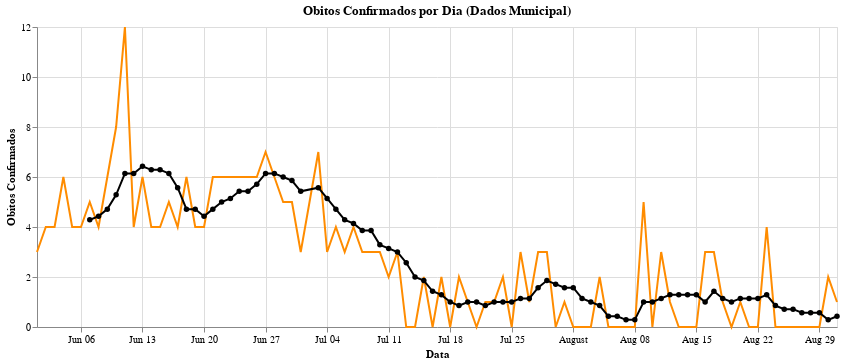

The notebook cell saved with this chart:
### Code cell
graph_dm_omm = graph_dm_obitosPorDia + graph_dm_obitosMedMovel
graph_dm_omm

### Figure 1 — Vega-Lite specification as saved in the notebook (floating-point values rounded to 4 significant figures)
{"config": {"view": {"continuousWidth": 400, "continuousHeight": 300}}, "layer": [{"mark": "line", "encoding": {"color": {"value": "darkorange"}, "x": {"type": "temporal", "field": "data", "title": "Data"}, "y": {"type": "quantitative", "field": "obitos_confirmados", "title": "Obitos Confirmados"}}, "title": "Obitos Confirmados por Dia (Dados Municipal)", "width": 800}, {"mark": {"type": "line", "point": true}, "encoding": {"color": {"value": "black"}, "x": {"type": "temporal", "field": "data", "title": "Data"}, "y": {"type": "quantitative", "field": "media_movel", "title": "Obitos Confirmados"}}}], "data": {"name": "data-86e69fd79068368654854438faa44432"}, "$schema": "https://vega.github.io/schema/vega-lite/v4.8.1.json", "datasets": {"data-86e69fd79068368654854438faa44432": [{"data": "2021-06-01", "obitos_confirmados": 3, "media_movel": null}, {"data": "2021-06-02", "obitos_confirmados": 4, "media_movel": null}, {"data": "2021-06-03", "obitos_confirmados": 4, "media_movel": null}, {"data": "2021-06-04", "obitos_confirmados": 6, "media_movel": null}, {"data": "2021-06-05", "obitos_confirmados": 4, "media_movel": null}, {"data": "2021-06-06", "obitos_confirmados": 4, "media_movel": null}, {"data": "2021-06-07", "obitos_confirmados": 5, "media_movel": 4.286}, {"data": "2021-06-08", "obitos_confirmados": 4, "media_movel": 4.429}, {"data": "2021-06-09", "obitos_confirmados": 6, "media_movel": 4.714}, {"data": "2021-06-10", "obitos_confirmados": 8, "media_movel": 5.286}, {"data": "2021-06-11", "obitos_confirmados": 12, "media_movel": 6.143}, {"data": "2021-06-12", "obitos_confirmados": 4, "media_movel": 6.143}, {"data": "2021-06-13", "obitos_confirmados": 6, "media_movel": 6.429}, {"data": "2021-06-14", "obitos_confirmados": 4, "media_movel": 6.286}, {"data": "2021-06-15", "obitos_confirmados": 4, "media_movel": 6.286}, {"data": "2021-06-16", "obitos_confirmados": 5, "media_movel": 6.143}, {"data": "2021-06-17", "obitos_confirmados": 4, "media_movel": 5.571}, {"data": "2021-06-18", "obitos_confirmados": 6, "media_movel": 4.714}, {"data": "2021-06-19", "obitos_confirmados": 4, "media_movel": 4.714}, {"data": "2021-06-20", "obitos_confirmados": 4, "media_movel": 4.429}, {"data": "2021-06-21", "obitos_confirmados": 6, "media_movel": 4.714}, {"data": "2021-06-22", "obitos_confirmados": 6, "media_movel": 5.0}, {"data": "2021-06-23", "obitos_confirmados": 6, "media_movel": 5.143}, {"data": "2021-06-24", "obitos_confirmados": 6, "media_movel": 5.429}, {"data": "2021-06-25", "obitos_confirmados": 6, "media_movel": 5.429}, {"data": "2021-06-26", "obitos_confirmados": 6, "media_movel": 5.714}, {"data": "2021-06-27", "obitos_confirmados": 7, "media_movel": 6.143}, {"data": "2021-06-28", "obitos_confirmados": 6, "media_movel": 6.143}, {"data": "2021-06-29", "obitos_confirmados": 5, "media_movel": 6.0}, {"data": "2021-06-30", "obitos_confirmados": 5, "media_movel": 5.857}, {"data": "2021-07-01", "obitos_confirmados": 3, "media_movel": 5.429}, {"data": "2021-07-03", "obitos_confirmados": 7, "media_movel": 5.571}, {"data": "2021-07-04", "obitos_confirmados": 3, "media_movel": 5.143}, {"data": "2021-07-05", "obitos_confirmados": 4, "media_movel": 4.714}, {"data": "2021-07-06", "obitos_confirmados": 3, "media_movel": 4.286}, {"data": "2021-07-07", "obitos_confirmados": 4, "media_movel": 4.143}, {"data": "2021-07-08", "obitos_confirmados": 3, "media_movel": 3.857}, {"data": "2021-07-09", "obitos_confirmados": 3, "media_movel": 3.857}, {"data": "2021-07-10", "obitos_confirmados": 3, "media_movel": 3.286}, {"data": "2021-07-11", "obitos_confirmados": 2, "media_movel": 3.143}, {"data": "2021-07-12", "obitos_confirmados": 3, "media_movel": 3.0}, {"data": "2021-07-13", "obitos_confirmados": 0, "media_movel": 2.571}, {"data": "2021-07-14", "obitos_confirmados": 0, "media_movel": 2.0}, {"data": "2021-07-15", "obitos_confirmados": 2, "media_movel": 1.857}, {"data": "2021-07-16", "obitos_confirmados": 0, "media_movel": 1.429}, {"data": "2021-07-17", "obitos_confirmados": 2, "media_movel": 1.286}, {"data": "2021-07-18", "obitos_confirmados": 0, "media_movel": 1.0}, {"data": "2021-07-19", "obitos_confirmados": 2, "media_movel": 0.8571}, {"data": "2021-07-20", "obitos_confirmados": 1, "media_movel": 1.0}, {"data": "2021-07-21", "obitos_confirmados": 0, "media_movel": 1.0}, {"data": "2021-07-22", "obitos_confirmados": 1, "media_movel": 0.8571}, {"data": "2021-07-23", "obitos_confirmados": 1, "media_movel": 1.0}, {"data": "2021-07-24", "obitos_confirmados": 2, "media_movel": 1.0}, {"data": "2021-07-25", "obitos_confirmados": 0, "media_movel": 1.0}, {"data": "2021-07-26", "obitos_confirmados": 3, "media_movel": 1.143}, {"data": "2021-07-27", "obitos_confirmados": 1, "media_movel": 1.143}, {"data": "2021-07-28", "obitos_confirmados": 3, "media_movel": 1.571}, {"data": "2021-07-29", "obitos_confirmados": 3, "media_movel": 1.857}, {"data": "2021-07-30", "obitos_confirmados": 0, "media_movel": 1.714}, {"data": "2021-07-31", "obitos_confirmados": 1, "media_movel": 1.571}, {"data": "2021-08-01", "obitos_confirmados": 0, "media_movel": 1.571}, {"data": "2021-08-02", "obitos_confirmados": 0, "media_movel": 1.143}, {"data": "2021-08-03", "obitos_confirmados": 0, "media_movel": 1.0}, {"data": "2021-08-04", "obitos_confirmados": 2, "media_movel": 0.8571}, {"data": "2021-08-05", "obitos_confirmados": 0, "media_movel": 0.4286}, {"data": "2021-08-06", "obitos_confirmados": 0, "media_movel": 0.4286}, {"data": "2021-08-07", "obitos_confirmados": 0, "media_movel": 0.2857}, {"data": "2021-08-08", "obitos_confirmados": 0, "media_movel": 0.2857}, {"data": "2021-08-09", "obitos_confirmados": 5, "media_movel": 1.0}, {"data": "2021-08-10", "obitos_confirmados": 0, "media_movel": 1.0}, {"data": "2021-08-11", "obitos_confirmados": 3, "media_movel": 1.143}, {"data": "2021-08-12", "obitos_confirmados": 1, "media_movel": 1.286}, {"data": "2021-08-13", "obitos_confirmados": 0, "media_movel": 1.286}, {"data": "2021-08-14", "obitos_confirmados": 0, "media_movel": 1.286}, {"data": "2021-08-15", "obitos_confirmados": 0, "media_movel": 1.286}, {"data": "2021-08-16", "obitos_confirmados": 3, "media_movel": 1.0}, {"data": "2021-08-17", "obitos_confirmados": 3, "media_movel": 1.429}, {"data": "2021-08-18", "obitos_confirmados": 1, "media_movel": 1.143}, {"data": "2021-08-19", "obitos_confirmados": 0, "media_movel": 1.0}, {"data": "2021-08-20", "obitos_confirmados": 1, "media_movel": 1.143}, {"data": "2021-08-21", "obitos_confirmados": 0, "media_movel": 1.143}, {"data": "2021-08-22", "obitos_confirmados": 0, "media_movel": 1.143}, {"data": "2021-08-23", "obitos_confirmados": 4, "media_movel": 1.286}, {"data": "2021-08-24", "obitos_confirmados": 0, "media_movel": 0.8571}, {"data": "2021-08-25", "obitos_confirmados": 0, "media_movel": 0.7143}, {"data": "2021-08-26", "obitos_confirmados": 0, "media_movel": 0.7143}, {"data": "2021-08-27", "obitos_confirmados": 0, "media_movel": 0.5714}, {"data": "2021-08-28", "obitos_confirmados": 0, "media_movel": 0.5714}, {"data": "2021-08-29", "obitos_confirmados": 0, "media_movel": 0.5714}, {"data": "2021-08-30", "obitos_confirmados": 2, "media_movel": 0.2857}, {"data": "2021-08-31", "obitos_confirmados": 1, "media_movel": 0.4286}]}}
